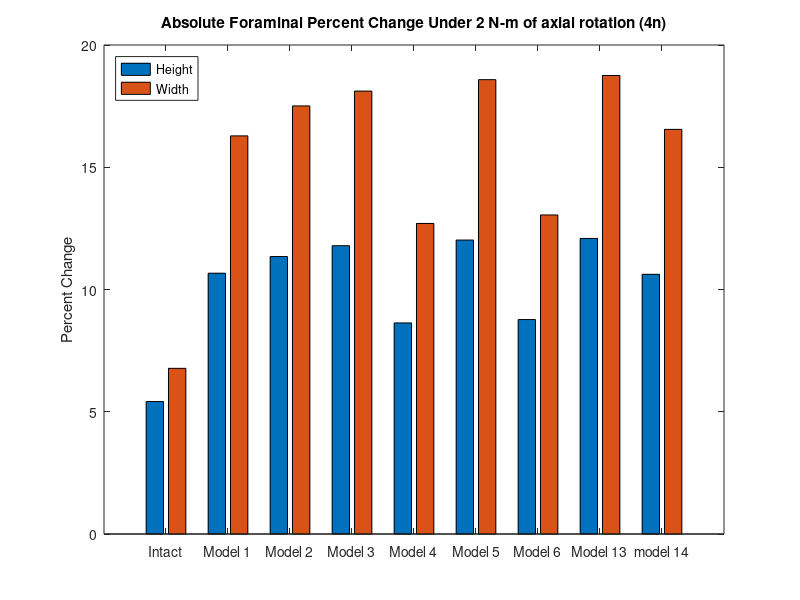
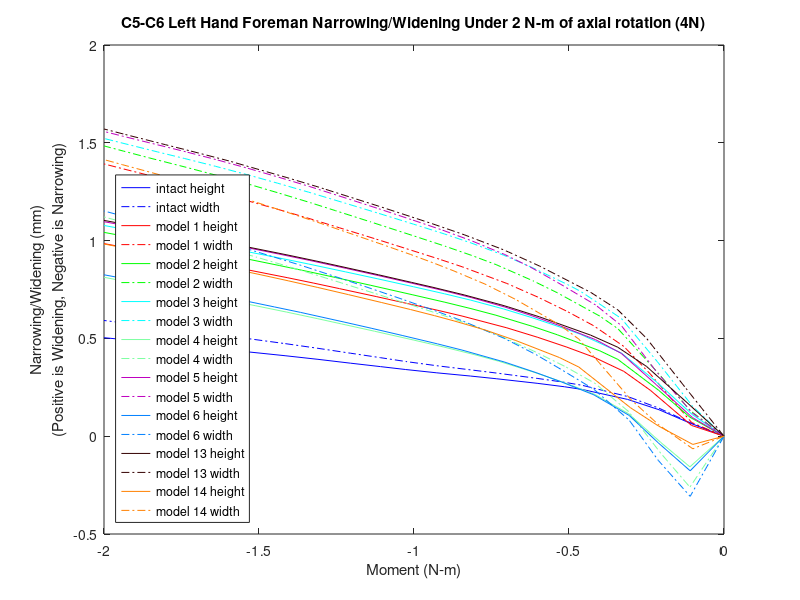

These charts were generated, in order, by the following MATLAB code:
%% foreman height and witdth narrowing/widening 
% for all models for the c5-c6 left hand side foreman under axial rotation (6n)
% 36572,16215,31500,37435
k=21;
zero1=[0 0 0 0 0 0 0 0 0 0 0 0 0 0 0 0 0 0 0 0 0];

mag15y=zero1;
mag15x=zero1;
width15=zero1;
height15=zero1;

mag14y=zero1;
mag14x=zero1;
width14=zero1;
height14=zero1;

mag13y=zero1;
mag13x=zero1;
width13=zero1;
height13=zero1;

mag6y=zero1;
mag6x=zero1;
width6=zero1;
height6=zero1;

mag5y=zero1;
mag5x=zero1;
width5=zero1;
height5=zero1;

mag4y=zero1;
mag4x=zero1;
width4=zero1;
height4=zero1;

mag3y=zero1;
mag3x=zero1;
width3=zero1;
height3=zero1;


mag2y=zero1;
mag2x=zero1;
width2=zero1;
height2=zero1;

mag1y=zero1;
mag1x=zero1;
width1=zero1;
height1=zero1;
% 36572,16215,31500,37435
%% model15_intact_TLC_6n
t15=[2 2.0575 2.1047 2.15542 2.22863 2.25714 2.30144 2.3674 2.40898 2.46323 2.51338 2.55396 2.60266 2.65487 2.708 2.76753 2.82255 2.85683 2.90566 2.95411 3 ];

% 36572
aa1=12.3763+[0.111599 0.140999 0.0524205 -0.0425694 -0.202949 -0.273242 -0.382891 -0.536673 -0.629197 -0.74542 -0.852316 -0.937307 -1.0352 -1.13324 -1.22808 -1.32895 -1.41692 -1.47093 -1.54518 -1.61484 -1.67803];
aa2=446.738+[0.535552 -0.117585 -0.494837 -0.717393 -0.912496 -0.977372 -1.071 -1.19624 -1.27084 -1.36323 -1.44822 -1.51811 -1.60291 -1.69414 -1.78738 -1.88583 -1.97283 -2.02887 -2.10902 -2.18808 -2.26148];
aa3=-714.659+[-0.774879 -0.661451 -0.514847 -0.422186 -0.30752 -0.263827 -0.200176 -0.116877 -0.0702408 -0.0145725 0.0339439 0.0712372 0.112549 0.152542 0.190519 0.229486 0.262704 0.28266 0.309289 0.333625 0.355254 ];

% 16215
ab1=12.1679+[0.223784 0.205802 0.0316116 -0.137638 -0.404827 -0.517297 -0.690902 -0.932734 -1.07642 -1.2561 -1.4214 -1.55376 -1.70599 -1.85902 -2.00792 -2.16708 -2.30682 -2.39183 -2.50899 -2.61973 -2.7208];
ab2=446.385+[0.866838 -0.0721457 -0.645816 -1.00195 -1.30226 -1.39405 -1.52279 -1.69503 -1.79906 -1.92916 -2.05041 -2.15247 -2.27622 -2.41101 -2.54748 -2.69011 -2.8165 -2.89798 -3.0144 -3.12963 -3.23746];
ab3=-705.203+[-0.935817 -0.757442 -0.556239 -0.420868 -0.266816 -0.213333 -0.138003 -0.0404686 0.0139199 0.0779926 0.135382 0.180429 0.230656 0.280453 0.326845 0.374164 0.414712 0.439142 0.471311 0.500769 0.527009];

% 31500
ac1=9.70641+[0.238644 0.188477 -0.0133965 -0.203883 -0.492472 -0.611762 -0.794909 -1.04968 -1.20102 -1.39005 -1.56294 -1.70088 -1.85948 -2.01902 -2.17416 -2.33975 -2.48506 -2.5734 -2.69516 -2.81037 -2.91552];
ac2=444.062+[0.758958 -0.0918969 -0.588822 -0.887116 -1.12561 -1.19608 -1.29366 -1.42242 -1.50003 -1.5969 -1.68829 -1.76638 -1.86203 -1.96721 -2.07411 -2.18508 -2.2831 -2.3469 -2.43832 -2.52901 -2.61389 ];
ac3=-707.068+[-0.814455 -0.709836 -0.567093 -0.471858 -0.359461 -0.320396 -0.266034 -0.197015 -0.159547 -0.116383 -0.0781422 -0.0486613 -0.0163534 0.0149285 0.0431019 0.0712746 0.094989 0.10902 0.126716 0.142289 0.155741];

% 37435
ad1=16.2708+[0.132811 0.169714 0.0787775 -0.0198178 -0.191479 -0.267303 -0.38565 -0.551295 -0.650794 -0.775705 -0.890652 -0.982262 -1.08781 -1.1933 -1.29543 -1.40444 -1.49958 -1.55792 -1.63804 -1.71302 -1.78097];
ad2=449.059+[0.698641 -0.0893788 -0.572242 -0.866047 -1.13391 -1.22447 -1.35631 -1.53448 -1.64089 -1.77232 -1.89194 -1.98927 -2.10637 -2.23168 -2.35899 -2.49327 -2.61205 -2.68804 -2.79648 -2.90343 -3.00287];
ad3=-710.186+[-0.884108 -0.704103 -0.50164 -0.371526 -0.213768 -0.153904 -0.0661977 0.0495152 0.115078 0.193687 0.262507 0.315815 0.375527 0.434131 0.490263 0.548321 0.598125 0.628225 0.668847 0.706395 0.740006];

ya1=aa1-ab1;
ya2=aa2-ab2;
ya3=aa3-ab3;
xa1=ad1-ac1;
xa2=ad2-ac2;
xa3=ad3-ac3;
x15=[xa1',xa2',xa3'];
y15=[ya1',ya2',ya3'];

for n=1:k
    mag15x(n)=sqrt(x15(n,1)^2+x15(n,2)^2+x15(n,3)^2);
end
for n=1:k
    mag15y(n)=sqrt(y15(n,1)^2+y15(n,2)^2+y15(n,3)^2);
end
for n=1:k
    width15(n)=mag15x(1,1)-mag15x(1,n);
end
for n=1:k
    height15(n)=mag15y(1,1)-mag15y(1,n);
end

%% model1_slideslide_tether/S2_6n
t1=[2 2.0523 2.11876 2.16162 2.21039 2.25339 2.30021 2.35024 2.42245 2.45953 2.51292 2.56096 2.62034 2.66253 2.70471 2.78909 2.83128 2.87346 2.91038 2.9697 3];
% 36572
ae1=12.3763+[-0.296363 0.0946054 -0.0345673 -0.109882 -0.220934 -0.326342 -0.441344 -0.556319 -0.712695 -0.791075 -0.899868 -0.996496 -1.10817 -1.18288 -1.25382 -1.38849 -1.45132 -1.51296 -1.56494 -1.64396 -1.68193];
ae2=446.738+[0.797079 -0.667159 -0.954721 -1.03248 -1.11904 -1.20512 -1.30614 -1.40953 -1.55198 -1.62287 -1.72894 -1.82428 -1.94019 -2.0217 -2.10197 -2.2639 -2.34343 -2.42564 -2.49796 -2.61263 -2.67078];
ae3=-714.659+[-0.615151 -0.885874 -0.689739 -0.619126 -0.541535 -0.477694 -0.414839 -0.357342 -0.285382 -0.25204 -0.207972 -0.170783 -0.128954 -0.102038 -0.0766404 -0.030004 -0.00915904 0.0106537 0.026969 0.0510307 0.062261];

% 16215
af1=12.1679+[-0.324978 0.153048 -0.193135 -0.362425 -0.578647 -0.773552 -0.982992 -1.19194 -1.47054 -1.6073 -1.79613 -1.96492 -2.16333 -2.29828 -2.42732 -2.67327 -2.78828 -2.90106 -2.99654 -3.14477 -3.21807];
af2=446.385+[1.47688 -0.556397 -1.16949 -1.44328 -1.66469 -1.84165 -2.03167 -2.21952 -2.46625 -2.58592 -2.76213 -2.91841 -3.1067 -3.23948 -3.36995 -3.63153 -3.75883 -3.88848 -4.00187 -4.18343 -4.27605];
af3=-705.203+[-0.848839 -1.06003 -0.704077 -0.554092 -0.420348 -0.320266 -0.223436 -0.134269 -0.0257445 0.023305 0.0873614 0.141814 0.203228 0.243348 0.280723 0.348288 0.377982 0.4059 0.428679 0.463113 0.479667];

% 31500
ag1=9.70641+[-0.300144 0.140599 -0.246743 -0.437726 -0.669988 -0.87626 -1.09619 -1.31496 -1.60592 -1.74836 -1.94478 -2.11948 -2.32461 -2.46398 -2.5972 -2.85097 -2.96969 -3.08599 -3.18442 -3.33726 -3.41279];
ag2=444.066+[1.35021 -0.563525 -1.06003 -1.27271 -1.44226 -1.57932 -1.72887 -1.87701 -2.07147 -2.16588 -2.30649 -2.43176 -2.58296 -2.68997 -2.79516 -3.00693 -3.11001 -3.21556 -3.30804 -3.4561 -3.53168];
ag3=-707.086+[-0.716544 -1.03521 -0.763758 -0.653537 -0.554475 -0.480967 -0.411213 -0.348062 -0.272832 -0.239577 -0.197563 -0.162461 -0.12379 -0.0992572 -0.0769533 -0.0384104 -0.0223819 -0.00795004 0.0033035 0.019651 0.0271382];

% 37435
ah1=16.2708+[-0.32538 0.12182 -0.0180778 -0.0965312 -0.217513 -0.331977 -0.456342 -0.580111 -0.748446 -0.832748 -0.949554 -1.0534 -1.1736 -1.25395 -1.33033 -1.4753 -1.54289 -1.60912 -1.66495 -1.74962 -1.79028];
ah2=449.059+[0.940437 -0.772227 -1.17128 -1.29377 -1.42295 -1.54697 -1.68933 -1.83475 -2.03344 -2.13176 -2.27721 -2.40673 -2.56347 -2.67332 -2.7815 -2.99896 -3.10567 -3.21536 -3.3117 -3.46459 -3.5421];
ah3=-710.186+[-0.667767 -0.858809 -0.601191 -0.508153 -0.403729 -0.316289 -0.228658 -0.147131 -0.0438239 0.00452203 0.0693756 0.124503 0.187237 0.228164 0.267049 0.339452 0.372364 0.404026 0.4304 0.469817 0.488551];

xb1=ah1-ag1;
xb2=ah2-ag2;
xb3=ah3-ag3;
yb1=ae1-af1;
yb2=ae2-af2;
yb3=ae3-af3;
y1=[yb1',yb2',yb3'];
x1=[xb1',xb2',xb3'];

for n=1:k
    mag1x(n)=sqrt(x1(n,1)^2+x1(n,2)^2+x1(n,3)^2);
end
for n=1:k
    mag1y(n)=sqrt(y1(n,1)^2+y1(n,2)^2+y1(n,3)^2);
end
for n=1:k
    height1(n)=mag1y(1,1)-mag1y(1,n);
end
for n=1:k
    width1(n)=mag1x(1,1)-mag1x(1,n);
end
%% model2_SlideSlide_NoTether/S2_6n
t2=[2 2.05478 2.10546 2.17115 2.2004 2.26892 2.30837 2.36775 2.40818 2.45012 2.50186 2.56957 2.6267 2.66729 2.71729 2.76729 2.81729 2.86729 2.92666 2.96885 3 ];

% 36572
ai1=12.3763+[-0.24139 0.102818 0.0111122 -0.119477 -0.185804 -0.353145 -0.449366 -0.582563 -0.673031 -0.763531 -0.869645 -1.00638 -1.11352 -1.18529 -1.26937 -1.3499 -1.4264 -1.49996 -1.58356 -1.63949 -1.67878];
ai2=446.738+[0.905469 -0.580824 -0.891951 -1.03991 -1.09682 -1.23519 -1.32026 -1.444 -1.52395 -1.60363 -1.70492 -1.83992 -1.95169 -2.03025 -2.12617 -2.22238 -2.31731 -2.41386 -2.53014 -2.61187 -2.67188 ];
ai3=-714.659+[-0.763679 -0.890922 -0.729667 -0.607844 -0.56128 -0.460017 -0.408619 -0.343099 -0.301879 -0.262633 -0.219128 -0.166471 -0.126549 -0.100775 -0.0708295 -0.0429563 -0.0172518 0.00650232 0.0326141 0.0495232 0.0611052];

% 16215
aj1=12.1679+[-0.242242 0.159973 -0.0998171 -0.387479 -0.516832 -0.826603 -1.00246 -1.2461 -1.40599 -1.56466 -1.75016 -1.98998 -2.18235 -2.31315 -2.46748 -2.61597 -2.75681 -2.89267 -3.0479 -3.1545 -3.23105];
aj2=446.385+[1.74178 -0.41482 -1.00469 -1.47264 -1.61326 -1.90067 -2.06048 -2.28417 -2.4224 -2.5581 -2.728 -2.95008 -3.13254 -3.26125 -3.41749 -3.57362 -3.72612 -3.87924 -4.06206 -4.19207 -4.28789];
aj3=-705.203+[-1.05161 -1.07005 -0.784483 -0.532407 -0.451953 -0.291952 -0.211943 -0.109528 -0.0477877 0.0102321 0.0740675 0.15149 0.210618 0.249323 0.293462 0.334243 0.371075 0.404867 0.441643 0.466181 0.483362];

% 31500
ak1=9.70641+[-0.21745 0.147789 -0.145014 -0.466191 -0.605204 -0.933167 -1.11752 -1.3726 -1.53919 -1.70436 -1.89735 -2.1455 -2.3442 -2.47917 -2.63837 -2.79147 -2.93675 -3.0768 -3.23674 -3.34656 -3.4254];
ak2=444.066+[1.58819 -0.431584 -0.924313 -1.2933 -1.40238 -1.6257 -1.75191 -1.92902 -2.03815 -2.14499 -2.28025 -2.45854 -2.60538 -2.70929 -2.83555 -2.96207 -3.08562 -3.21019 -3.35937 -3.46552 -3.54377 ];
ak3=-707.086+[-0.881612 -1.03357 -0.821771 -0.636967 -0.577769 -0.460527 -0.403064 -0.330985 -0.288002 -0.248177 -0.205844 -0.155839 -0.118618 -0.0949561 -0.068712 -0.0452873 -0.0249984 -0.00725408 0.0109645 0.0225986 0.0304017];

% 37435
al1=16.2708+[-0.262384 0.129881 0.0308328 -0.106951 -0.179102 -0.360723 -0.464653 -0.607888 -0.705419 -0.802848 -0.916817 -1.06377 -1.17911 -1.25632 -1.34687 -1.43358 -1.51594 -1.59503 -1.68481 -1.74474 -1.78684];
al2=449.059+[1.06927 -0.670259 -1.08495 -1.30726 -1.39069 -1.58973 -1.70946 -1.88302 -1.99425 -2.10512 -2.24459 -2.42797 -2.57902 -2.68487 -2.81402 -2.94323 -3.07064 -3.19968 -3.35461 -3.46355 -3.54352];
al3=-710.186+[-0.835382 -0.871579 -0.654686 -0.493561 -0.430562 -0.291753 -0.219791 -0.126289 -0.0673008 -0.0107486 0.0530535 0.13113 0.191103 0.230346 0.276291 0.319542 0.359898 0.397778 0.440037 0.467826 0.487161];

xc1=al1-ak1;
xc2=al2-ak2;
xc3=al3-ak3;
yd1=ai1-aj1;
yd2=ai2-aj2;
yd3=ai3-aj3;
y2=[yd1',yd2',yd3'];
x2=[xc1',xc2',xc3'];

for n=1:k
    mag2x(n)=sqrt(x2(n,1)^2+x2(n,2)^2+x2(n,3)^2);
end
for n=1:k
    mag2y(n)=sqrt(y2(n,1)^2+y2(n,2)^2+y2(n,3)^2);
end
for n=1:k
    height2(n)=mag2y(1,1)-mag2y(1,n);
end
for n=1:k
    width2(n)=mag2x(1,1)-mag2x(1,n);
end

%% model3_APSlide_Tether/S2_6n
t3=[2 2.05109 2.10771 2.16551 2.23127 2.25099 2.30879 2.3556 2.40827 2.4509 2.50089 2.55838 2.61053 2.66985 2.71985 2.76985 2.81985 2.86985 2.9136 2.98392 3];
% 36572
am1=12.3763+[-0.0625365 0.124463 0.0321088 -0.092206 -0.241289 -0.289683 -0.433695 -0.543045 -0.660021 -0.753287 -0.857051 -0.975004 -1.07545 -1.18253 -1.26714 -1.34825 -1.42518 -1.49905 -1.56172 -1.65526 -1.67558];
am2=446.738+[0.664822 -0.336188 -0.82272 -1.00634 -1.14467 -1.18806 -1.31469 -1.41199 -1.51806 -1.59955 -1.69642 -1.81103 -1.91285 -2.02767 -2.12342 -2.21935 -2.31425 -2.41053 -2.49607 -2.63213 -2.66309];
am3=-714.659+[-1.00175 -0.928104 -0.739988 -0.622099 -0.520654 -0.491789 -0.413419 -0.359426 -0.305584 -0.265229 -0.222637 -0.176833 -0.139068 -0.100348 -0.0701873 -0.0420911 -0.0162555 0.00762506 0.0273501 0.055716 0.061684];
% 16215
an1=12.1679+[0.0741139 0.207428 -0.074133 -0.343735 -0.628733 -0.717512 -0.977135 -1.17377 -1.38063 -1.54227 -1.72131 -1.92465 -2.10072 -2.29153 -2.44394 -2.59049 -2.72975 -2.86371 -2.97774 -3.15269 -3.19163];
an2=446.385+[1.46322 -0.0210314 -0.889456 -1.40044 -1.72835 -1.81398 -2.05051 -2.22641 -2.41001 -2.54789 -2.70979 -2.89764 -3.06311 -3.24969 -3.40512 -3.5603 -3.71265 -3.86518 -3.99949 -4.21558 -4.26499];
an3=-705.203+[-1.33312 -1.1386 -0.800531 -0.557587 -0.384108 -0.339076 -0.218688 -0.135137 -0.0538612 0.00550263 0.0676761 0.134244 0.189586 0.246947 0.291179 0.331995 0.369025 0.402979 0.430615 0.471666 0.480513];
% 31500
ao1=9.70641+[0.100468 0.200905 -0.118855 -0.419838 -0.726243 -0.820132 -1.09272 -1.29841 -1.51436 -1.6826 -1.86887 -2.07944 -2.26142 -2.45841 -2.61565 -2.76677 -2.91041 -3.04851 -3.16598 -3.34625 -3.38635];
ao2=444.066+[1.29841 -0.0717009 -0.81871 -1.23261 -1.48959 -1.55688 -1.74331 -1.88215 -2.02714 -2.13563 -2.26413 -2.41466 -2.54748 -2.69784 -2.82339 -2.94912 -3.07262 -3.1967 -3.3063 -3.48278 -3.52316];
ao3=-707.086+[-1.14938 -1.06646 -0.827277 -0.653085 -0.527389 -0.494639 -0.407828 -0.348615 -0.292126 -0.25133 -0.209911 -0.166661 -0.131482 -0.0961272 -0.0697456 -0.0462039 -0.025707 -0.00777949 0.00614173 0.0257273 0.0297459];
% 37435
ap1=16.2708+[-0.0527419 0.152669 0.0531358 -0.0775737 -0.239276 -0.29167 -0.447322 -0.565037 -0.690992 -0.791418 -0.902909 -1.02968 -1.13785 -1.25309 -1.34423 -1.43157 -1.5144 -1.59383 -1.66119 -1.76145 -1.78323];
ap2=449.059+[0.808319 -0.376497 -1.00215 -1.2632 -1.46265 -1.52417 -1.70231 -1.83896 -1.98673 -2.10003 -2.23365 -2.38962 -2.52747 -2.68227 -2.81119 -2.94006 -3.06741 -3.19613 -3.31012 -3.49149 -3.53274];
ap3=-710.186+[-1.08969 -0.93461 -0.672618 -0.514301 -0.375767 -0.335907 -0.226644 -0.150072 -0.0728049 -0.0146959 0.0475985 0.115262 0.1717 0.230385 0.276587 0.320102 0.360628 0.39865 0.430412 0.476958 0.48693];

xe1=ap1-ao1;
xe2=ap2-ao2;
xe3=ap3-ao3;
yf1=am1-an1;
yf2=am2-an2;
yf3=am3-an3;
y3=[yf1',yf2',yf3'];
x3=[xe1',xe2',xe3'];

for n=1:k
    mag3x(n)=sqrt(x3(n,1)^2+x3(n,2)^2+x3(n,3)^2);
end
for n=1:k
    mag3y(n)=sqrt(y3(n,1)^2+y3(n,2)^2+y3(n,3)^2);
end
for n=1:k
    height3(n)=mag3y(1,1)-mag3y(1,n);
end
for n=1:k
    width3(n)=mag3x(1,1)-mag3x(1,n);
end


%% model4_APSlide_NoTether/S2_6n
t4=[2 2.05499 2.10192 2.15388 2.20807 2.25585 2.30786 2.36346 2.40295 2.45178 2.50023 2.56364 2.61714 2.65515 2.70515 2.75515 2.80515 2.85515 2.92702 2.96921 3];
% 36572
aq1=12.3763+[-0.215014 0.063136 0.050437 -0.0565736 -0.172988 -0.285857 -0.414887 -0.543493 -0.633821 -0.742709 -0.84445 -0.975051 -1.0783 -1.14782 -1.2343 -1.31748 -1.39644 -1.47135 -1.575 -1.63154 -1.67104 ];
aq2=446.738+[0.808702 -0.230541 -0.685827 -0.929955 -1.07447 -1.18659 -1.30527 -1.4241 -1.50402 -1.59872 -1.69212 -1.81819 -1.92314 -1.99702 -2.09282 -2.18929 -2.28477 -2.38015 -2.52068 -2.60258 -2.66216];
aq3=-714.659+[0.194024 -0.897045 -0.766321 -0.643902 -0.559357 -0.489916 -0.419742 -0.356587 -0.315247 -0.268146 -0.226398 -0.175743 -0.137091 -0.11199 -0.0811204 -0.0520372 -0.0252926 -0.000892802 0.0317276 0.0488624 0.0604981];
% 16215
ar1=12.1679+[-0.403375 0.108325 -0.0321938 -0.279398 -0.507041 -0.715721 -0.948958 -1.18213 -1.34081 -1.5298 -1.7062 -1.9324 -2.11499 -2.23963 -2.39658 -2.54798 -2.692 -2.82907 -3.01943 -3.12617 -3.20247];
ar2=446.385+[1.40349 0.139782 -0.63868 -1.2209 -1.58601 -1.81542 -2.037 -2.25204 -2.39053 -2.55118 -2.70808 -2.91545 -3.08664 -3.20749 -3.36406 -3.52055 -3.67455 -3.82661 -4.04797 -4.17838 -4.27361];
ar3=-705.203+[0.136572 -1.10118 -0.853906 -0.606372 -0.446457 -0.335017 -0.226435 -0.127458 -0.0653997 0.00407982 0.0653043 0.139366 0.196386 0.233956 0.279853 0.322295 0.360926 0.395961 0.442057 0.467018 0.48435];
% 31500
as1=9.70641+[-0.371109 0.101345 -0.0709931 -0.34865 -0.597679 -0.81971 -1.06464 -1.30862 -1.47394 -1.67047 -1.85382 -2.0879 -2.27645 -2.40501 -2.56683 -2.72283 -2.87126 -3.0125 -3.20848 -3.31839 -3.3969];
as2=444.066+[1.26279 0.085614 -0.594823 -1.079 -1.37387 -1.55624 -1.73228 -1.90296 -2.01258 -2.1393 -2.2638 -2.43009 -2.56778 -2.66534 -2.79185 -2.91865 -3.04354 -3.16714 -3.34782 -3.45442 -3.53233];
as3=-707.086+[0.278094 -1.02385 -0.856584 -0.68225 -0.570788 -0.490994 -0.413075 -0.343257 -0.299938 -0.252079 -0.211075 -0.162793 -0.126528 -0.103217 -0.0754551 -0.0506189 -0.0288631 -0.00999528 0.0134383 0.025437 0.0334446];
% 37435
at1=16.2708+[-0.248265 0.0828762 0.0711256 -0.0409079 -0.1654 -0.28738 -0.426662 -0.564934 -0.662303 -0.779593 -0.88896 -1.02936 -1.14057 -1.21539 -1.30854 -1.39816 -1.48324 -1.56385 -1.67527 -1.73589 -1.77824];
at2=449.059+[1.0122 -0.257566 -0.832352 -1.16345 -1.36654 -1.52411 -1.68999 -1.85638 -1.96744 -2.09896 -2.22798 -2.39958 -2.54157 -2.64116 -2.77027 -2.89991 -3.02808 -3.15585 -3.34319 -3.45234 -3.53171];
at3=-710.186+[0.112597 -0.903003 -0.714334 -0.547474 -0.430314 -0.333887 -0.235721 -0.145662 -0.0865444 -0.018761 0.0422035 0.116988 0.174822 0.212832 0.259992 0.304833 0.346589 0.385302 0.437778 0.465881 0.485268];

xg1=at1-as1;
xg2=at2-as2;
xg3=at3-as3;
yh1=aq1-ar1;
yh2=aq2-ar2;
yh3=aq3-ar3;
y4=[yh1',yh2',yh3'];
x4=[xg1',xg2',xg3'];

for n=1:k
    mag4x(n)=sqrt(x4(n,1)^2+x4(n,2)^2+x4(n,3)^2);
end
for n=1:k
    mag4y(n)=sqrt(y4(n,1)^2+y4(n,2)^2+y4(n,3)^2);
end
for n=1:k
    height4(n)=mag4y(1,1)-mag4y(1,n);
end
for n=1:k
    width4(n)=mag4x(1,1)-mag4x(1,n);
end

%% model5_LatSlide_Tether/S2_6n
t5=[2 2.05109 2.10925 2.16553 2.20718 2.26451 2.31289 2.3537 2.40703 2.45415 2.50161 2.55682 2.60896 2.66829 2.71829 2.76829 2.81829 2.86829 2.92766 2.96985 3];
% 36572
au1=12.3763+[-0.0645383 0.108635 0.0165165 -0.0985339 -0.190858 -0.329223 -0.449539 -0.546002 -0.664629 -0.767582 -0.866138 -0.979207 -1.07966 -1.18673 -1.27143 -1.35255 -1.42944 -1.50339 -1.58756 -1.64369 -1.68192];
au2=446.738+[0.630243 -0.375388 -0.847901 -1.0031 -1.09004 -1.21471 -1.31748 -1.40182 -1.5092 -1.59891 -1.69051 -1.80111 -1.90285 -2.0174 -2.11276 -2.20834 -2.30302 -2.3986 -2.51414 -2.59552 -2.65344];
au3=-714.659+[-0.996715 -0.918171 -0.73048 -0.62005 -0.554518 -0.470373 -0.405761 -0.358252 -0.303463 -0.258891 -0.218439 -0.174386 -0.136497 -0.0976649 -0.0673884 -0.039189 -0.013266 0.0107889 0.0372776 0.0543756 0.0657186];
% 16215
av1=12.1679+[0.0479822 0.181976 -0.0671111 -0.318898 -0.498183 -0.762132 -0.993409 -1.17332 -1.38873 -1.57135 -1.74467 -1.94343 -2.12305 -2.31727 -2.47176 -2.62018 -2.76104 -2.89629 -3.05098 -3.15577 -3.22891];
av2=446.385+[1.48605 0.0357029 -0.827172 -1.33332 -1.57134 -1.8273 -2.02527 -2.18053 -2.37026 -2.52399 -2.6784 -2.86114 -3.02768 -3.21526 -3.37052 -3.5255 -3.67788 -3.8295 -4.0106 -4.13926 -4.23138];
av3=-705.203+[-1.34535 -1.15791 -0.811758 -0.565276 -0.445413 -0.3096 -0.208175 -0.133506 -0.0494364 0.0170225 0.0765584 0.141085 0.197092 0.254994 0.299495 0.340516 0.377673 0.411398 0.448297 0.472661 0.489287 ];
% 31500
aw1=9.70641+[0.0756118 0.177457 -0.111372 -0.395465 -0.590343 -0.869657 -1.11166 -1.29948 -1.52427 -1.71422 -1.89442 -2.10019 -2.28576 -2.48622 -2.64559 -2.79861 -2.94391 -3.08342 -3.24281 -3.35083 -3.42617];
aw2=444.066+[1.31678 -0.0237494 -0.764148 -1.17247 -1.36021 -1.56163 -1.71721 -1.83961 -1.98945 -2.11041 -2.23284 -2.3793 -2.51282 -2.66379 -2.78895 -2.91421 -3.03746 -3.16039 -3.30779 -3.41268 -3.48784 ];
aw3=-707.086+[-1.15639 -1.07633 -0.82943 -0.65217 -0.566384 -0.467378 -0.394599 -0.341726 -0.283383 -0.237728 -0.198117 -0.156345 -0.120799 -0.0851821 -0.0586922 -0.0351248 -0.0146687 0.00297478 0.0212689 0.0327831 0.0403357];
% 37435
ax1=16.2708+[-0.0552054 0.135135 0.0358519 -0.0847653 -0.184861 -0.334794 -0.464878 -0.568747 -0.696464 -0.807344 -0.913267 -1.03473 -1.14291 -1.25812 -1.34936 -1.43672 -1.51951 -1.59903 -1.68944 -1.7496 -1.79057];
ax2=449.059+[0.768975 -0.421812 -1.03222 -1.2586 -1.38484 -1.56196 -1.70714 -1.82576 -1.97548 -2.10025 -2.22662 -2.37714 -2.51494 -2.66943 -2.79789 -2.92634 -3.05342 -3.18126 -3.33529 -3.44381 -3.52099];
ax3=-710.186+[-1.08139 -0.919825 -0.659249 -0.512042 -0.422831 -0.306778 -0.216667 -0.149365 -0.0707659 -0.00659013 0.0525428 0.117632 0.174223 0.233029 0.279348 0.322965 0.363576 0.401757 0.444435 0.472434 0.491305];

xi1=ax1-aw1;
xi2=ax2-aw2;
xi3=ax3-aw3;
yj1=au1-av1;
yj2=au2-av2;
yj3=au3-av3;
y5=[yj1',yj2',yj3'];
x5=[xi1',xi2',xi3'];

for n=1:k
    mag5x(n)=sqrt(x5(n,1)^2+x5(n,2)^2+x5(n,3)^2);
end
for n=1:k
    mag5y(n)=sqrt(y5(n,1)^2+y5(n,2)^2+y5(n,3)^2);
end
for n=1:k
    height5(n)=mag5y(1,1)-mag5y(1,n);
end
for n=1:k
    width5(n)=mag5x(1,1)-mag5x(1,n);
end


%% model6_LatSlide_NoTether/S2_6n
t6=[2 2.05457 2.10596 2.15281 2.2099 2.26199 2.30323 2.3549 2.42252 2.46212 2.51913 2.56913 2.61288 2.68319 2.72538 2.76757 2.81757 2.86757 2.92694 2.96913 3];
% 36572
ay1=12.3763+[-0.215017 0.0760493 0.0211358 -0.0734817 -0.196416 -0.321438 -0.424319 -0.546695 -0.696521 -0.782299 -0.900036 -1.00089 -1.0846 -1.21012 -1.281 -1.3492 -1.42632 -1.50034 -1.58464 -1.64081 -1.67999];
ay2=446.738+[0.808829 -0.431367 -0.83272 -0.97759 -1.09703 -1.21121 -1.30011 -1.40753 -1.54264 -1.61841 -1.73064 -1.83003 -1.91582 -2.05174 -2.13248 -2.21331 -2.30823 -2.4041 -2.51986 -2.60134 -2.66071];
ay3=-714.659+[0.193483 -0.890486 -0.739106 -0.640824 -0.550647 -0.474564 -0.418482 -0.357858 -0.289387 -0.252987 -0.20532 -0.166642 -0.135271 -0.0900421 -0.0648599 -0.0412665 -0.0153418 0.00866441 0.0351174 0.0521835 0.0637731];
% 16215
az1=12.1679+[-0.403358 0.132474 -0.0531316 -0.267548 -0.510366 -0.75045 -0.950246 -1.18078 -1.4536 -1.6063 -1.81538 -1.99519 -2.14681 -2.37729 -2.50808 -2.63496 -2.77712 -2.91365 -3.07025 -3.17716 -3.25358];
az2=446.385+[1.40391 -0.0507942 -0.78932 -1.24031 -1.58928 -1.82495 -1.99772 -2.19896 -2.43801 -2.5683 -2.758 -2.92266 -3.06358 -3.28685 -3.41831 -3.55016 -3.70282 -3.85518 -4.03679 -4.16601 -4.26068];
az3=-705.203+[0.135333 -1.11534 -0.829261 -0.609975 -0.437309 -0.313392 -0.224707 -0.128256 -0.0229312 0.0315374 0.102261 0.15973 0.206353 0.274185 0.31107 0.345766 0.382843 0.416641 0.453513 0.477992 0.495047];
% 31500
ba1=9.70641+[-0.371091 0.125416 -0.0952359 -0.337505 -0.603284 -0.857212 -1.06625 -1.30685 -1.59122 -1.74992 -1.96692 -2.15279 -2.30929 -2.547 -2.68184 -2.81258 -2.95917 -3.09991 -3.26122 -3.37136 -3.45004];
ba2=444.066+[1.26326 -0.0990679 -0.732636 -1.09897 -1.37521 -1.56141 -1.69768 -1.85688 -2.04614 -2.14913 -2.30057 -2.43281 -2.5461 -2.72615 -2.83225 -2.93899 -3.06256 -3.18623 -3.3341 -3.43939 -3.5166 ];
ba3=-707.086+[0.276778 -1.04488 -0.842242 -0.683882 -0.560439 -0.470021 -0.406143 -0.337761 -0.264584 -0.227418 -0.180702 -0.143623 -0.114133 -0.072627 -0.0508793 -0.0309534 -0.0105597 0.00710363 0.0253288 0.0368558 0.0445591];
% 37435
bb1=16.2708+[-0.248256 0.0986143 0.0407162 -0.0585165 -0.190862 -0.326277 -0.437573 -0.569359 -0.730705 -0.823039 -0.949502 -1.05792 -1.14808 -1.28318 -1.35957 -1.43303 -1.51609 -1.5957 -1.68627 -1.74649 -1.78848];
bb2=449.059+[1.01233 -0.491443 -1.0113 -1.21953 -1.39457 -1.55659 -1.68197 -1.83311 -2.02134 -2.12651 -2.28067 -2.41565 -2.53172 -2.71493 -2.82364 -2.93224 -3.05964 -3.18787 -3.34219 -3.45083 -3.52996];
bb3=-710.186+[0.11204 -0.881799 -0.670735 -0.539803 -0.417407 -0.312365 -0.234282 -0.14841 -0.0501096 0.00256133 0.0725303 0.129901 0.176892 0.24561 0.284252 0.320824 0.361475 0.399632 0.442297 0.47027 0.489572 ];

xk1=bb1-ba1;
xk2=bb2-ba2;
xk3=bb3-ba3;
yl1=ay1-az1;
yl2=ay2-az2;
yl3=ay3-az3;
y6=[yl1',yl2',yl3'];
x6=[xk1',xk2',xk3'];

for n=1:k
    mag6x(n)=sqrt(x6(n,1)^2+x6(n,2)^2+x6(n,3)^2);
end
for n=1:k
    mag6y(n)=sqrt(y6(n,1)^2+y6(n,2)^2+y6(n,3)^2);
end
for n=1:k
    height6(n)=mag6y(1,1)-mag6y(1,n);
end
for n=1:k
    width6(n)=mag6x(1,1)-mag6x(1,n);
end


%% model13_Fixed_Tether_S2_6n
t13=[2 2.06253 2.12507 2.17135 2.21519 2.29738 2.34738 2.35988 2.41926 2.46936 2.50412 2.55762 2.64563 2.65813 2.705 2.79719 2.80969 2.86028 2.90125 2.96727 3];
% 36572
bc1=12.3763+[-0.00126366 0.0747379 -0.0123119 -0.101507 -0.200382 -0.390962 -0.498766 -0.524449 -0.642322 -0.743335 -0.814221 -0.921542 -1.08481 -1.10661 -1.18803 -1.33667 -1.3559 -1.43367 -1.49349 -1.58476 -1.62786];
bc2=446.738+[0.696855 -0.55434 -0.735939 -0.817941 -0.911033 -1.09131 -1.19606 -1.22175 -1.34018 -1.43428 -1.4999 -1.60138 -1.76745 -1.78964 -1.874 -2.03553 -2.05739 -2.14837 -2.22207 -2.34064 -2.39912];
bc3=-714.659+[-0.705812 -0.572774 -0.44895 -0.374977 -0.305973 -0.189957 -0.13015 -0.116345 -0.0563786 -0.00920954 0.0221981 0.0680495 0.133729 0.142154 0.173418 0.228069 0.234936 0.262022 0.28212 0.311263 0.324502];
% 16215
bd1=12.1679+[0.129016 0.097954 -0.145909 -0.329995 -0.519327 -0.874889 -1.07625 -1.12409 -1.34096 -1.52212 -1.64742 -1.83855 -2.13344 -2.17352 -2.3223 -2.59708 -2.63248 -2.77505 -2.88554 -3.05684 -3.13916];
bd2=446.385+[1.63099 -0.293353 -0.811313 -1.09452 -1.30257 -1.64651 -1.83806 -1.88446 -2.09236 -2.25362 -2.36387 -2.53214 -2.80585 -2.84239 -2.97988 -3.24265 -3.27763 -3.42133 -3.53728 -3.72568 -3.81942];
bd3=-705.203+[-1.0531 -0.723554 -0.436274 -0.279179 -0.160837 0.0242859 0.119179 0.140873 0.233449 0.304052 0.350104 0.417568 0.515387 0.528181 0.574662 0.655823 0.66577 0.704663 0.733546 0.7766 0.796742];
% 31500
be1=9.70641+[0.155694 0.0784536 -0.202551 -0.408163 -0.611838 -0.988086 -1.20012 -1.25051 -1.47862 -1.66808 -1.79863 -1.99682 -2.30209 -2.3435 -2.497 -2.78025 -2.81676 -2.96355 -3.07734 -3.25367 -3.33835 ];
be2=444.066+[1.44871 -0.313033 -0.732151 -0.954929 -1.11867 -1.39086 -1.54243 -1.57918 -1.74346 -1.87018 -1.95714 -2.0906 -2.3091 -2.33813 -2.44774 -2.65745 -2.68538 -2.80064 -2.89385 -3.04581 -3.12156 ];
be3=-707.086+[-0.843245 -0.672535 -0.45638 -0.340415 -0.252332 -0.116207 -0.048042 -0.0326783 0.031829 0.0803958 0.111642 0.156672 0.219656 0.227779 0.25693 0.305902 0.31168 0.333783 0.349499 0.371799 0.381842];
% 37435
bf1=16.2708+[0.00528751 0.0998204 0.0105326 -0.0846275 -0.190929 -0.396011 -0.511514 -0.538953 -0.66486 -0.773191 -0.84932 -0.9648 -1.14022 -1.1637 -1.25157 -1.41222 -1.43301 -1.51701 -1.58154 -1.67976 -1.72604];
bf2=449.059+[0.880613 -0.611493 -0.870926 -0.993802 -1.12661 -1.38021 -1.52767 -1.56382 -1.73026 -1.8622 -1.95339 -2.0933 -2.32051 -2.35083 -2.46568 -2.68505 -2.71467 -2.83739 -2.93663 -3.09608 -3.17473];
bf3=-710.186+[-0.813393 -0.567513 -0.40424 -0.306231 -0.212777 -0.0522564 0.0321083 0.0517364 0.137931 0.206075 0.251655 0.318715 0.416602 0.429279 0.476424 0.560242 0.570898 0.613226 0.64514 0.692397 0.714227];

xm1=bf1-be1;
xm2=bf2-be2;
xm3=bf3-be3;
yn1=bc1-bd1;
yn2=bc2-bd2;
yn3=bc3-bd3;
y13=[yn1',yn2',yn3'];
x13=[xm1',xm2',xm3'];

for n=1:k
    mag13x(n)=sqrt(x13(n,1)^2+x13(n,2)^2+x13(n,3)^2);
end
for n=1:k
    mag13y(n)=sqrt(y13(n,1)^2+y13(n,2)^2+y13(n,3)^2);
end
for n=1:k
    height13(n)=mag13y(1,1)-mag13y(1,n);
end
for n=1:k
    width13(n)=mag13x(1,1)-mag13x(1,n);
end


%% model14_Fixed_NoTether/S2_6n
t14=[2 2.05026 2.10532 2.15068 2.23407 2.26532 2.33563 2.38563 2.43563 2.46688 2.50555 2.55206 2.60555 2.65607 2.70294 2.75304 2.80113 2.85856 2.90701 2.97041 3];
% 36572
bg1=12.3763+[-0.262546 -0.0962149 0.0141912 0.0159928 -0.104293 -0.169286 -0.321464 -0.428458 -0.536455 -0.60351 -0.684012 -0.77987 -0.888098 -0.986731 -1.07506 -1.16638 -1.25036 -1.34643 -1.42508 -1.52167 -1.56481];
bg2=446.738+[0.872491 0.396029 0.0713417 -0.172817 -0.46411 -0.590046 -0.861939 -1.03153 -1.18586 -1.27649 -1.37713 -1.48944 -1.60862 -1.71478 -1.80824 -1.9032 -1.99091 -2.09324 -2.17991 -2.29244 -2.34433];
bg3=-714.659+[-0.305877 -0.599698 -0.542919 -0.455369 -0.323239 -0.275412 -0.181309 -0.125364 -0.0736475 -0.0437472 -0.00942496 0.0306584 0.0744915 0.112903 0.146257 0.179675 0.209744 0.243053 0.269695 0.301126 0.314713];
% 16215
bh1=12.1679+[-0.293437 -0.0827252 -0.0389313 -0.119539 -0.398584 -0.521387 -0.805218 -1.00258 -1.19624 -1.31527 -1.45779 -1.62754 -1.82067 -1.99903 -2.15995 -2.3278 -2.48217 -2.65859 -2.80311 -2.98391 -3.06592 ];
bh2=446.385+[1.65142 1.18744 0.663832 0.205572 -0.581669 -0.836328 -1.32436 -1.61889 -1.87683 -2.02668 -2.19389 -2.37836 -2.57354 -2.74764 -2.89972 -3.05426 -3.19631 -3.35952 -3.49554 -3.67394 -3.757];
bh3=-705.203+[-0.521951 -0.857473 -0.701406 -0.519599 -0.197725 -0.111494 0.0455808 0.138219 0.218629 0.264253 0.316401 0.376156 0.441483 0.499012 0.548797 0.598492 0.642703 0.690912 0.728873 0.774686 0.794914];
% 31500
bi1=9.70641+[-0.263984 -0.0766732 -0.061962 -0.168738 -0.489729 -0.623758 -0.926431 -1.13498 -1.33832 -1.46291 -1.61176 -1.78821 -1.98804 -2.17212 -2.33777 -2.51021 -2.66869 -2.8497 -2.99784 -3.18311 -3.26709 ];
bi2=444.066+[1.50764 1.06075 0.600614 0.208591 -0.449065 -0.66433 -1.07884 -1.32715 -1.54318 -1.66808 -1.80625 -1.95776 -2.11692 -2.25823 -2.38108 -2.50543 -2.61927 -2.74979 -2.85871 -3.00185 -3.06855];
bi3=-707.086+[-0.371135 -0.698662 -0.589066 -0.457316 -0.234614 -0.177714 -0.0747521 -0.0148315 0.036668 0.0654501 0.0983657 0.136413 0.178102 0.214445 0.245506 0.276085 0.302746 0.33104 0.352753 0.377837 0.388572];
% 37435
bk1=16.2708+[-0.296601 -0.0983902 0.0247511 0.0314703 -0.0934187 -0.162123 -0.322811 -0.435352 -0.549573 -0.620611 -0.706168 -0.808582 -0.92458 -1.03043 -1.12563 -1.22435 -1.31534 -1.41944 -1.50461 -1.60905 -1.65563];
bk2=449.059+[1.06322 0.510362 0.108269 -0.209101 -0.598529 -0.763175 -1.11875 -1.34287 -1.54772 -1.66839 -1.80324 -1.95379 -2.1143 -2.25763 -2.38364 -2.51184 -2.63053 -2.7691 -2.88614 -3.03802 -3.10807];
bk3=-710.186+[-0.380102 -0.661118 -0.574804 -0.454261 -0.270412 -0.201149 -0.0618281 0.0224861 0.100586 0.146044 0.198162 0.258464 0.324246 0.382169 0.432704 0.483623 0.52978 0.581398 0.622937 0.672834 0.694662];

xo1=bk1-bi1;
xo2=bk2-bi2;
xo3=bk3-bi3;
yp1=bg1-bh1;
yp2=bg2-bh2;
yp3=bg3-bh3;
x14=[xo1',xo2',xo3'];
y14=[yp1',yp2',yp3'];

for n=1:k
    mag14x(n)=sqrt(x14(n,1)^2+x14(n,2)^2+x14(n,3)^2);
end
for n=1:k
    mag14y(n)=sqrt(y14(n,1)^2+y14(n,2)^2+y14(n,3)^2);
end
for n=1:k
    height14(n)=mag14y(1,1)-mag14y(1,n);
end
for n=1:k
    width14(n)=mag14x(1,1)-mag14x(1,n);
end

%% Percent change
% bar plot
figure(1)
pc15x=(mag15x(21)/mag15x(1)*100)-100;
pc15y=(mag15y(21)/mag15y(1)*100)-100;
pc15=[pc15y,pc15x];

pc1x=(mag1x(21)/mag1x(1)*100)-100;
pc1y=(mag1y(21)/mag1y(1)*100)-100;
pc1=[pc1y,pc1x];

pc2x=(mag2x(21)/mag2x(1)*100)-100;
pc2y=(mag2y(21)/mag2y(1)*100)-100;
pc2=[pc2y,pc2x];

pc3x=(mag3x(21)/mag3x(1)*100)-100;
pc3y=(mag3y(21)/mag3y(1)*100)-100;
pc3=[pc3y,pc3x];

pc4x=(mag4x(21)/mag4x(1)*100)-100;
pc4y=(mag4y(21)/mag4y(1)*100)-100;
pc4=[pc4y,pc4x];

pc5x=(mag5x(21)/mag5x(1)*100)-100;
pc5y=(mag5y(21)/mag5y(1)*100)-100;
pc5=[pc5y,pc5x];

pc6x=(mag6x(21)/mag6x(1)*100)-100;
pc6y=(mag6y(21)/mag6y(1)*100)-100;
pc6=[pc6y,pc6x];

pc13x=(mag13x(21)/mag13x(1)*100)-100;
pc13y=(mag13y(21)/mag13y(1)*100)-100;
pc13=[pc13y,pc13x];


pc14x=(mag14x(21)/mag14x(1)*100)-100;
pc14y=(mag14y(21)/mag14y(1)*100)-100;
pc14=[pc14y,pc14x];

PC=[pc15;pc1;pc2;pc3;pc4;pc5;pc6;pc13;pc14];
bar(PC)
xticklabels({'Intact','Model 1','Model 2', 'Model 3','Model 4','Model 5','Model 6','Model 13','model 14'})
ylabel('Percent Change')
legend('Height','Width','location','northwest')
title('Absolute Foraminal Percent Change Under 2 N-m of axial rotation (4n)')

%% figures
figure(2)

plot((t15-2)*(-2),-1*height15,'b')
hold on
plot((t15-2)*(-2),-1*width15,'-.b')
hold on

plot((t1-2)*(-2),-1*height1,'r')
hold on
plot((t1-2)*(-2),-1*width1,'-.r')
hold on

plot((t2-2)*(-2),-1*height2,'g')
hold on
plot((t2-2)*(-2),-1*width2,'-.g')
hold on

plot((t3-2)*(-2),-1*height3,'c')
hold on
plot((t3-2)*(-2),-1*width3,'-.c')
hold on

plot((t4-2)*(-2),-1*height4,'color',[.49 1 .63])
hold on
plot((t4-2)*(-2),-1*width4,'-.','color',[.49 1 .63])
hold on

plot((t5-2)*(-2),-1*height5,'color',[0.75, 0, 0.75])
hold on
plot((t5-2)*(-2),-1*width5,'-.','color',[0.75, 0, 0.75])
hold on

plot((t6-2)*(-2),-1*height6,'color',[0 0.5 1])
hold on
plot((t6-2)*(-2),-1*width6,'-.','color',[0 0.5 1])
hold on

plot((t13-2)*(-2),-1*height13,'color',[0.2 0 0])
hold on
plot((t13-2)*(-2),-1*width13,'-.','color',[0.2 0 0])
hold on

plot((t14-2)*(-2),-1*height14,'color',[1 .5 0])
hold on
plot((t14-2)*(-2),-1*width14,'-.','color',[1 .5 0])
hold on

xlabel('Moment (N-m)')
ylabel({'Narrowing/Widening (mm)';'(Positive is Widening, Negative is Narrowing)'})
title('C5-C6 Left Hand Foreman Narrowing/Widening Under 2 N-m of axial rotation (4N)')
legend('intact height','intact width','model 1 height', 'model 1 width','model 2 height','model 2 width','model 3 height', 'model 3 width','model 4 height','model 4 width','model 5 height','model 5 width','model 6 height','model 6 width','model 13 height','model 13 width','model 14 height','model 14 width','location','southwest')
